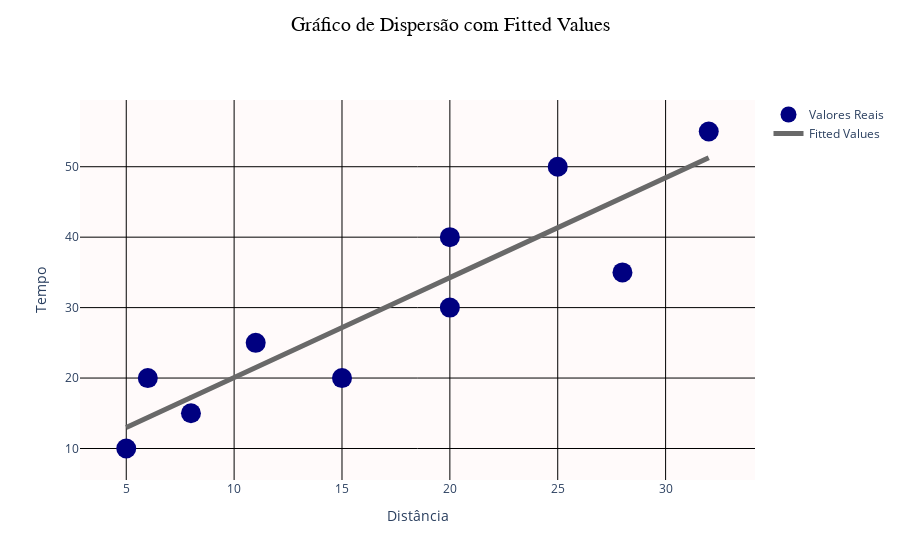

The cell this chart's notebook holds for it:
### Code cell
# In[1.2]: Gráfico de dispersão interativo (figura 'EXEMPLO1.html' salva na
#pasta do curso)

# Dados do gráfico
x = df_tempodist['distancia']
y = df_tempodist['tempo']

# Definição da regressão linear
slope, intercept = np.polyfit(x, y, 1)
y_trend = slope * x + intercept

fig = go.Figure()

# Inserção dos pontos (valores reais)
fig.add_trace(go.Scatter(
    x=x,
    y=y,
    mode='markers',
    marker=dict(color='navy', size=20), name='Valores Reais')
    )

# Inserção da reta (fitted values)
fig.add_trace(go.Scatter(
    x=x,
    y=y_trend,
    mode='lines',
    line=dict(color='dimgray', width=5), name='Fitted Values')
    )

# Configurações de layout
fig.update_layout(
    xaxis_title='Distância',
    yaxis_title='Tempo',
    title={
        'text': 'Gráfico de Dispersão com Fitted Values',
        'font': {'size': 20, 'color': 'black', 'family': 'Arial'},
        'x': 0.5,
        'y': 0.97,
        'xanchor': 'center',
        'yanchor': 'top'
    },
    plot_bgcolor='snow',
    xaxis=dict(gridcolor='black'),
    yaxis=dict(gridcolor='black'),
    showlegend=True
)

fig.show()

### Figure 1 — Plotly figure (JSON) as saved in the notebook; plotly's stock layout.template omitted (floating-point values rounded to 4 significant figures)
{"data": [{"marker": {"color": "navy", "size": 20}, "mode": "markers", "name": "Valores Reais", "type": "scatter", "x": [8, 6, 15, 20, 25, 11, 5, 32, 28, 20], "y": [15, 20, 20, 40, 50, 25, 10, 55, 35, 30]}, {"line": {"color": "dimgray", "width": 5}, "mode": "lines", "name": "Fitted Values", "type": "scatter", "x": [8, 6, 15, 20, 25, 11, 5, 32, 28, 20], "y": [17.23, 14.39, 27.16, 34.26, 41.35, 21.49, 12.97, 51.28, 45.61, 34.26]}], "layout": {"plot_bgcolor": "snow", "showlegend": true, "title": {"font": {"color": "black", "family": "Arial", "size": 20}, "text": "Gráfico de Dispersão com Fitted Values", "x": 0.5, "xanchor": "center", "y": 0.97, "yanchor": "top"}, "xaxis": {"gridcolor": "black", "title": {"text": "Distância"}}, "yaxis": {"gridcolor": "black", "title": {"text": "Tempo"}}}}
